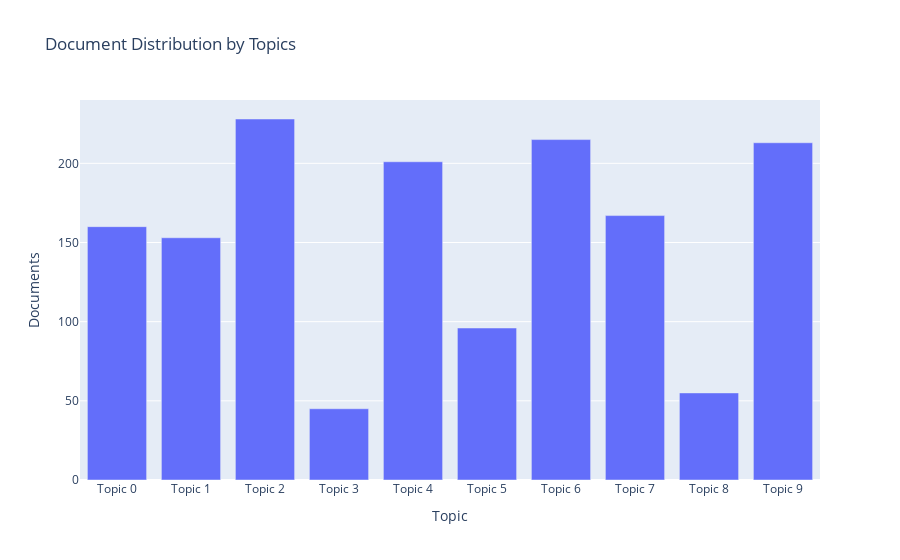

The code cell stored with this chart in its notebook:
### Code cell
plot_model(ldamodel, plot = 'topic_distribution')

### Figure 1 — Plotly figure (JSON) as saved in the notebook; plotly's stock layout.template omitted (floating-point values rounded to 4 significant figures)
{"data": [{"alignmentgroup": "True", "customdata": [["page, open, trend, change, function, citect, screen, create, new, run"], ["citect, server, run, web, anywhere, license, key, pc, stop, window"], ["citect, version, alarm, server, update, new, log, find, crash, run"], ["alarm, image, variable, custom, refer, memory, database, tag, field, display"], ["server, driver, device, citect, system, support, communication, port, configuration, set"], ["update, driver, trend, device, export, citect, want, work, csv, support"], ["alarm, tag, function, variable, value, display, write, read, get, example"], ["license, server, fail, manager, key, activate, float, citect, available, activation"], ["security, exception, report, case, certificate, connector, ioserver, slow, problem, test"], ["server, deployment, time, citect, run, alarm, connection, machine, restart, client"]], "hovertemplate": "Topic=%{x}<br>Documents=%{y}<br>Keyword=%{customdata[0]}<extra></extra>", "legendgroup": "", "marker": {"color": "#636efa", "pattern": {"shape": ""}}, "name": "", "offsetgroup": "", "orientation": "v", "showlegend": false, "textposition": "auto", "x": ["Topic 0", "Topic 1", "Topic 2", "Topic 3", "Topic 4", "Topic 5", "Topic 6", "Topic 7", "Topic 8", "Topic 9"], "xaxis": "x", "y": [160, 153, 228, 45, 201, 96, 215, 167, 55, 213], "yaxis": "y", "type": "bar"}], "layout": {"xaxis": {"anchor": "y", "domain": [0, 1], "title": {"text": "Topic"}}, "yaxis": {"anchor": "x", "domain": [0, 1], "title": {"text": "Documents"}}, "legend": {"tracegroupgap": 0}, "title": {"text": "Document Distribution by Topics"}, "barmode": "relative"}}
